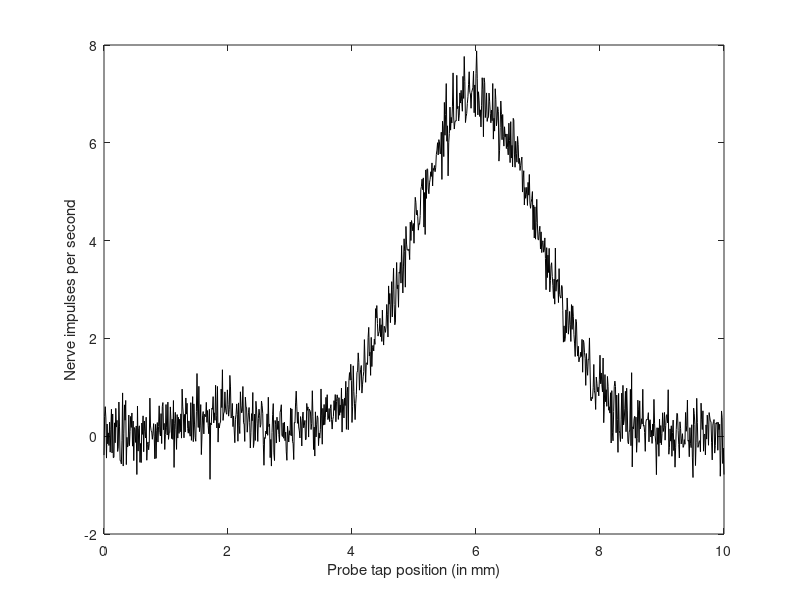

Here is the MATLAB script that generated this plot: (Note: this script raises an error after producing the figure.)
% Lab 2.2

cd data
armdata = load('armdata.txt','-ascii');
cd ..

% Fit a gaussian
figure;
plot(armdata(:,1),armdata(:,2),'k');
xlabel('Probe tap position (in mm)');
ylabel('Nerve impulses per second')

methods('fittype')

gauss = fittype('a+b*exp(-((x-c).^2)/((2*d^2)))');
fo = fitoptions(gauss),

fo.StartPoint = [0; 0.5; 0; 0.5]; % guess a=0, b=0.5, c=0; d=0.5
gauss = setoptions(gauss,fo); % install the options in the fittype
[nerve,nervegof] = fit(armdata(:,1),armdata(:,2),gauss)
hold on
h = plot(armdata(:,1),nerve(armdata(:,1)),'k--');

% Watch fit happen, as parameters changed
[nerve,nervegof,errorovertime]=watchfithappen(armdata(:,1),armdata(:,2),gauss,30);

% Plot error over time
figure(100);
plot(errorovertime);
xlabel('Fit iteration number');
ylabel('Sum of squared error between fit and data');

% Value of c near 6
gauss2 = gauss;
fo = fitoptions(gauss2);
fo.StartPoint = [0; 0.5; 6; 0.5];
gauss2 = setoptions(gauss2,fo);

[nerve2,nervegof2,errortime2]=watchfithappen(armdata(:,1),armdata(:,2),gauss2,30);

figure(100);
hold on;
plot(errortime2,'k-');
legend('Bad starting position','Good starting position');

% Local error minima vs global minimum error
% ----------------------
gauss3 = gauss;
fo = fitoptions(gauss3);
[maxvalue,location] = max(armdata(:,2)); % maxvalue will be guess for b
position_guess = armdata(location,1); % guess parameter c
width_guess = 1; % arbitrarily pick a width guess, parameter d
fo.StartPoint = [mean(armdata(:,2)); maxvalue; position_guess; width_guess];

fo,

fo.Lower = [-maxvalue; 0; min(armdata(:,1)); -Inf];
fo.Upper = [maxvalue; Inf; max(armdata(:,1)); Inf];
gauss3 = setoptions(gauss3,fo);

[nerve3,nervegof3,errortime3]=watchfithappen(armdata(:,1),armdata(:,2),gauss3,30);

figure(100);
plot(errortime3,'g-');
legend('Bad starting position','Good starting position','Great starting position');


%GIGO

% Situation 1a = function-data mismatch
% -------

x = 1:0.1:10;
y = sin(x);
s = fitoptions('Method','NonlinearLeastSquares','Lower',[0 0],'Upper',[Inf max(x)],'StartPoint',[1 1])
f = fittype('a*(x-b)^2','options',s);
[c,gof]=fit(x',y',f)   % need to make sure x and y are columns
figure;
hold on;
plot(x,y,'k');
xlabel('x'); ylabel('y');
plot(x,c(x),'b--');


% Situation 1b
% --------

cd data
morearmdata = load('morearmdata.txt','-ascii');
cd ..
gauss4 = gauss;
fo = fitoptions(gauss4);
[maxvalue,location] = max(morearmdata(:,2)); % maxvalue will be guess for b
position_guess = morearmdata(location,1); % guess parameter c
width_guess = 1; % arbitrarily pick a width guess, parameter d
fo.StartPoint = [mean(morearmdata(:,2)); maxvalue; position_guess; width_guess];
fo.Lower = [-maxvalue; 0; min(morearmdata(:,1)); -Inf];
fo.Upper = [maxvalue; Inf; max(morearmdata(:,1)); Inf];
gauss4 = setoptions(gauss4,fo);
[nerve4,ngof4,et4]=watchfithappen(morearmdata(:,1),morearmdata(:,2),gauss4,30);

% Omit noisy data points
5*std(morearmdata(:,2))
maxvalue,

% Situation 2 - Functipon-data match, but not enough data points

armdata_low = armdata(1:200:end,:); % sample every 2mm
gauss5 = gauss;
fo = fitoptions(gauss5);
[maxvalue,location] = max(armdata_low(:,2)); % maxvalue will be guess for b
position_guess = armdata_low(location,1); % guess parameter c
width_guess = 1; % arbitrarily pick a width guess, parameter d
fo.StartPoint = [mean(armdata_low(:,2)); maxvalue; position_guess; width_guess];
fo.Lower = [-maxvalue; 0; min(armdata_low(:,1)); -Inf];
fo.Upper = [maxvalue; Inf; max(armdata_low(:,1)); Inf];
gauss5 = setoptions(gauss5,fo);
[nerve5,ngof5,et5]=watchfithappen(armdata_low(:,1),armdata_low(:,2),gauss5,30);
hold on
plot(armdata(:,1),armdata(:,2),'m');

% Number of parameters and model selection
% -----------------------------------------

load census

% Exponential fit
s = fitoptions('Method','NonlinearLeastSquares',...
               'Lower',[0,0],...
               'Upper',[Inf,max(cdate)],...
               'Startpoint',[1 1]);
f = fittype('a*(x-b)^2','options',s);
[c,gof] = fit(cdate,pop,f)
figure;
plot(cdate,pop,'o'); xlabel('Year'); ylabel('Population, millions');
x_values = 1750:2000;
y_values = c(x_values); % this returns c evaluated with best a, b
hold on;
plot(x_values,y_values,'b--');

% 3rd order polynomial fit
s2 = fitoptions('Method','NonlinearLeastSquares',...
               'Lower',[0,0 0 0],...
               'Upper',[Inf,max(cdate),Inf,max(cdate)],...
               'Startpoint',[1 1 1 1]);
f2 = fittype('a*(x-b)^2+c*(x-d)^3','options',s2);
[c2,gof2] = fit(cdate,pop,f2)
x_values = 1750:2000;
y2_values = c2(x_values); % this returns c evaluated with best a, b
hold on;
plot(x_values,y2_values,'m--');


% Nested F-test. Degrees of freedom
% ------------------------
df_more = length(pop) - 4; % let df be number of data points - number parameters
df_less = length(pop) - 2; % same
SSE_moreP = gof2.sse;
SSE_lessP = gof.sse;
changeinerror = ((SSE_lessP - SSE_moreP)/SSE_moreP);
changeindegreesoffreedom = ((df_less-df_more)/df_more);
F = changeinerror / changeindegreesoffreedom;

% We can obtain a P value for the nested F test by evaluating the cumulative density 
%function for F, which is provided by the Matlab function fcdf (see help fcdf):

P_nestedF = 1-fcdf(F,df_less-df_more,df_more),

% Model Selection imp.

% Number of parameters and overfitting
% ------------------------------






